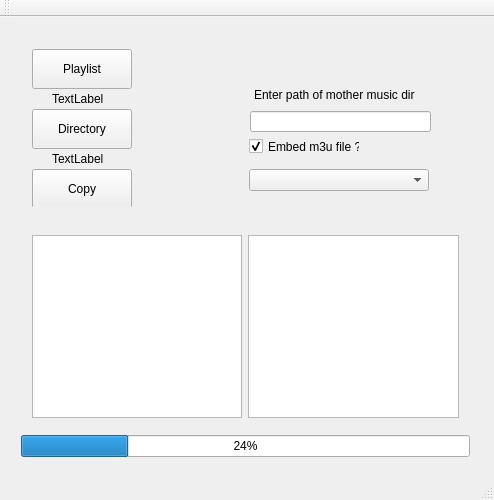
<?xml version="1.0" encoding="UTF-8"?>
<ui version="4.0">
 <class>MainWindow</class>
 <widget class="QMainWindow" name="MainWindow">
  <property name="geometry">
   <rect>
    <x>0</x>
    <y>0</y>
    <width>494</width>
    <height>500</height>
   </rect>
  </property>
  <property name="windowTitle">
   <string>MainWindow</string>
  </property>
  <widget class="QWidget" name="centralWidget">
   <widget class="QWidget" name="verticalLayoutWidget">
    <property name="geometry">
     <rect>
      <x>10</x>
      <y>10</y>
      <width>471</width>
      <height>441</height>
     </rect>
    </property>
    <layout class="QVBoxLayout" name="verticalLayout">
     <item>
      <widget class="QWidget" name="gather_top" native="true">
       <property name="minimumSize">
        <size>
         <width>400</width>
         <height>180</height>
        </size>
       </property>
       <layout class="QHBoxLayout" name="horizontalLayout">
        <item>
         <widget class="QWidget" name="button_column" native="true">
          <widget class="QLabel" name="playlist_name">
           <property name="geometry">
            <rect>
             <x>20</x>
             <y>40</y>
             <width>511</width>
             <height>20</height>
            </rect>
           </property>
           <property name="text">
            <string>TextLabel</string>
           </property>
          </widget>
          <widget class="QLabel" name="dir_name">
           <property name="geometry">
            <rect>
             <x>20</x>
             <y>100</y>
             <width>400</width>
             <height>20</height>
            </rect>
           </property>
           <property name="text">
            <string>TextLabel</string>
           </property>
          </widget>
          <widget class="QPushButton" name="button_playlist">
           <property name="geometry">
            <rect>
             <x>0</x>
             <y>0</y>
             <width>100</width>
             <height>40</height>
            </rect>
           </property>
           <property name="text">
            <string>Playlist</string>
           </property>
           <property name="flat">
            <bool>false</bool>
           </property>
          </widget>
          <widget class="QPushButton" name="button_copy">
           <property name="geometry">
            <rect>
             <x>0</x>
             <y>120</y>
             <width>100</width>
             <height>40</height>
            </rect>
           </property>
           <property name="text">
            <string>Copy</string>
           </property>
          </widget>
          <widget class="QLabel" name="trcknb">
           <property name="geometry">
            <rect>
             <x>20</x>
             <y>160</y>
             <width>40</width>
             <height>20</height>
            </rect>
           </property>
           <property name="text">
            <string>TextLabel</string>
           </property>
          </widget>
          <widget class="QPushButton" name="button_dir">
           <property name="geometry">
            <rect>
             <x>0</x>
             <y>60</y>
             <width>100</width>
             <height>40</height>
            </rect>
           </property>
           <property name="text">
            <string>Directory</string>
           </property>
          </widget>
         </widget>
        </item>
        <item>
         <widget class="QWidget" name="parameter_column" native="true">
          <widget class="QCheckBox" name="Embed_m3u_box">
           <property name="geometry">
            <rect>
             <x>0</x>
             <y>87</y>
             <width>111</width>
             <height>21</height>
            </rect>
           </property>
           <property name="text">
            <string>Embed m3u file ?</string>
           </property>
           <property name="checked">
            <bool>true</bool>
           </property>
          </widget>
          <widget class="QComboBox" name="sync_type_box">
           <property name="geometry">
            <rect>
             <x>0</x>
             <y>120</y>
             <width>180</width>
             <height>22</height>
            </rect>
           </property>
          </widget>
          <widget class="QLineEdit" name="lineEdit_music_mother_dir">
           <property name="geometry">
            <rect>
             <x>1</x>
             <y>62</y>
             <width>181</width>
             <height>21</height>
            </rect>
           </property>
          </widget>
          <widget class="QLabel" name="label_music_mother_dir">
           <property name="geometry">
            <rect>
             <x>5</x>
             <y>38</y>
             <width>171</width>
             <height>16</height>
            </rect>
           </property>
           <property name="text">
            <string>Enter path of mother music dir </string>
           </property>
          </widget>
         </widget>
        </item>
       </layout>
      </widget>
     </item>
     <item>
      <widget class="QWidget" name="gather_lists" native="true">
       <layout class="QHBoxLayout" name="horizontalLayout_2">
        <item>
         <widget class="QListWidget" name="songslistview"/>
        </item>
        <item>
         <widget class="QListWidget" name="dirlist_view"/>
        </item>
       </layout>
      </widget>
     </item>
     <item>
      <widget class="QProgressBar" name="copy_progressbar">
       <property name="value">
        <number>24</number>
       </property>
      </widget>
     </item>
    </layout>
   </widget>
  </widget>
  <widget class="QMenuBar" name="menuBar">
   <property name="geometry">
    <rect>
     <x>0</x>
     <y>0</y>
     <width>494</width>
     <height>19</height>
    </rect>
   </property>
  </widget>
  <widget class="QToolBar" name="mainToolBar">
   <attribute name="toolBarArea">
    <enum>TopToolBarArea</enum>
   </attribute>
   <attribute name="toolBarBreak">
    <bool>false</bool>
   </attribute>
  </widget>
  <widget class="QStatusBar" name="statusBar"/>
 </widget>
 <layoutdefault spacing="6" margin="11"/>
 <tabstops>
  <tabstop>songslistview</tabstop>
  <tabstop>button_copy</tabstop>
  <tabstop>button_playlist</tabstop>
  <tabstop>button_dir</tabstop>
  <tabstop>sync_type_box</tabstop>
 </tabstops>
 <resources/>
 <connections/>
</ui>
